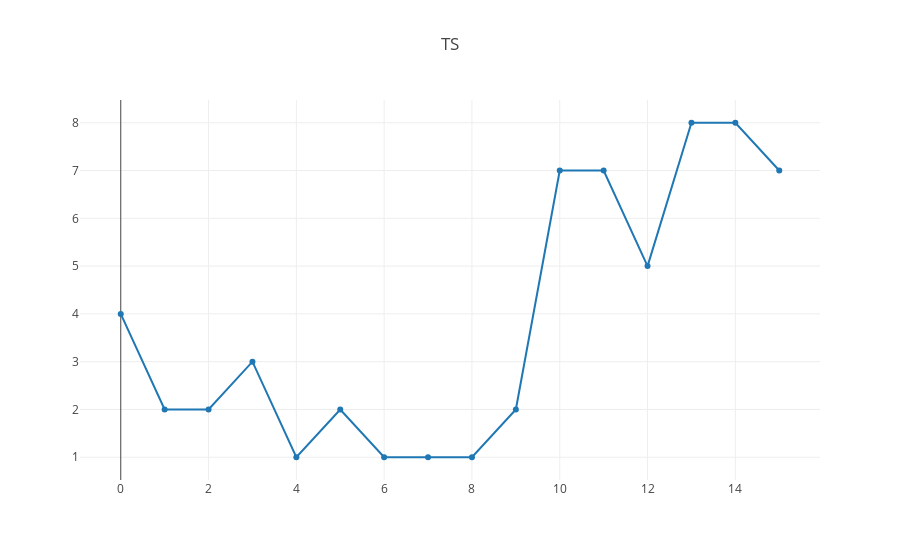

The cell this chart's notebook holds for it:
### Code cell
g2= GraphWidget('https://plot.ly/~Lily/1004')


text_input = widgets.Text(
    description='Mem:',
    value='',
)

message = widgets.HTML(
    value="",
)

valid = widgets.Valid(
    value=True,
)

# this will be initalize our listener
button.on_click(isTextValid)


container = widgets.HBox(children=[text_input, button, valid, message])



display(container)
container.observe(isTextValid)

#display(g2)

### Figure 1 — Plotly figure (JSON) as saved in the notebook; plotly's stock layout.template omitted (floating-point values rounded to 4 significant figures)
{"data": [{"type": "scatter", "uid": "92cf1a6e-3eb2-45e0-8dbb-0826440d5777", "x": [0, 1, 2, 3, 4, 5, 6, 7, 8, 9, 10, 11, 12, 13, 14, 15], "y": [4, 2, 2, 3, 1, 2, 1, 1, 1, 2, 7, 7, 5, 8, 8, 7]}], "layout": {"title": {"text": "TS"}}}
